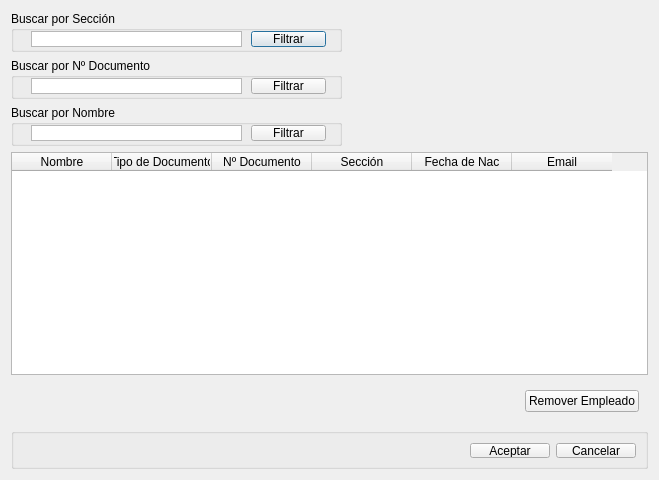
<?xml version="1.0" encoding="UTF-8"?>
<ui version="4.0">
 <class>Dialog</class>
 <widget class="QDialog" name="Dialog">
  <property name="geometry">
   <rect>
    <x>0</x>
    <y>0</y>
    <width>659</width>
    <height>480</height>
   </rect>
  </property>
  <property name="minimumSize">
   <size>
    <width>0</width>
    <height>0</height>
   </size>
  </property>
  <property name="windowTitle">
   <string>Dialog</string>
  </property>
  <layout class="QGridLayout" name="gridLayout">
   <item row="0" column="0" colspan="2">
    <widget class="QGroupBox" name="groupBox">
     <property name="minimumSize">
      <size>
       <width>331</width>
       <height>41</height>
      </size>
     </property>
     <property name="maximumSize">
      <size>
       <width>331</width>
       <height>41</height>
      </size>
     </property>
     <property name="title">
      <string>Buscar por Sección</string>
     </property>
     <widget class="QListView" name="listView">
      <property name="geometry">
       <rect>
        <x>20</x>
        <y>20</y>
        <width>211</width>
        <height>16</height>
       </rect>
      </property>
      <property name="minimumSize">
       <size>
        <width>211</width>
        <height>16</height>
       </size>
      </property>
      <property name="maximumSize">
       <size>
        <width>211</width>
        <height>16</height>
       </size>
      </property>
     </widget>
     <widget class="QPushButton" name="pushButton_FiltroSeccion">
      <property name="geometry">
       <rect>
        <x>240</x>
        <y>20</y>
        <width>75</width>
        <height>16</height>
       </rect>
      </property>
      <property name="text">
       <string>Filtrar</string>
      </property>
     </widget>
    </widget>
   </item>
   <item row="1" column="0" colspan="2">
    <widget class="QGroupBox" name="groupBox_2">
     <property name="minimumSize">
      <size>
       <width>331</width>
       <height>41</height>
      </size>
     </property>
     <property name="maximumSize">
      <size>
       <width>331</width>
       <height>41</height>
      </size>
     </property>
     <property name="title">
      <string>Buscar por Nº Documento</string>
     </property>
     <widget class="QListView" name="listView_3">
      <property name="geometry">
       <rect>
        <x>20</x>
        <y>20</y>
        <width>211</width>
        <height>16</height>
       </rect>
      </property>
      <property name="minimumSize">
       <size>
        <width>211</width>
        <height>16</height>
       </size>
      </property>
      <property name="maximumSize">
       <size>
        <width>211</width>
        <height>16</height>
       </size>
      </property>
     </widget>
     <widget class="QPushButton" name="pushButton_FiltroDocumento">
      <property name="geometry">
       <rect>
        <x>240</x>
        <y>20</y>
        <width>75</width>
        <height>16</height>
       </rect>
      </property>
      <property name="text">
       <string>Filtrar</string>
      </property>
     </widget>
    </widget>
   </item>
   <item row="2" column="0" colspan="2">
    <widget class="QGroupBox" name="groupBox_4">
     <property name="minimumSize">
      <size>
       <width>331</width>
       <height>41</height>
      </size>
     </property>
     <property name="maximumSize">
      <size>
       <width>331</width>
       <height>41</height>
      </size>
     </property>
     <property name="title">
      <string>Buscar por Nombre</string>
     </property>
     <widget class="QListView" name="listView_7">
      <property name="geometry">
       <rect>
        <x>20</x>
        <y>20</y>
        <width>211</width>
        <height>16</height>
       </rect>
      </property>
      <property name="minimumSize">
       <size>
        <width>211</width>
        <height>16</height>
       </size>
      </property>
      <property name="maximumSize">
       <size>
        <width>211</width>
        <height>16</height>
       </size>
      </property>
     </widget>
     <widget class="QPushButton" name="pushButton_FiltroNombre">
      <property name="geometry">
       <rect>
        <x>240</x>
        <y>20</y>
        <width>75</width>
        <height>16</height>
       </rect>
      </property>
      <property name="text">
       <string>Filtrar</string>
      </property>
     </widget>
    </widget>
   </item>
   <item row="3" column="0" colspan="2">
    <widget class="QTableWidget" name="tableWidget">
     <column>
      <property name="text">
       <string>Nombre</string>
      </property>
     </column>
     <column>
      <property name="text">
       <string>Tipo de Documento</string>
      </property>
     </column>
     <column>
      <property name="text">
       <string>Nº Documento</string>
      </property>
     </column>
     <column>
      <property name="text">
       <string>Sección</string>
      </property>
     </column>
     <column>
      <property name="text">
       <string>Fecha de Nac</string>
      </property>
     </column>
     <column>
      <property name="text">
       <string>Email</string>
      </property>
     </column>
    </widget>
   </item>
   <item row="4" column="0">
    <spacer name="horizontalSpacer">
     <property name="orientation">
      <enum>Qt::Horizontal</enum>
     </property>
     <property name="sizeHint" stdset="0">
      <size>
       <width>201</width>
       <height>20</height>
      </size>
     </property>
    </spacer>
   </item>
   <item row="4" column="1">
    <widget class="QWidget" name="widget" native="true">
     <property name="minimumSize">
      <size>
       <width>431</width>
       <height>41</height>
      </size>
     </property>
     <property name="maximumSize">
      <size>
       <width>431</width>
       <height>41</height>
      </size>
     </property>
     <layout class="QHBoxLayout" name="horizontalLayout">
      <item>
       <spacer name="horizontalSpacer_3">
        <property name="orientation">
         <enum>Qt::Horizontal</enum>
        </property>
        <property name="sizeHint" stdset="0">
         <size>
          <width>304</width>
          <height>20</height>
         </size>
        </property>
       </spacer>
      </item>
      <item>
       <widget class="QPushButton" name="pushButton_Remover">
        <property name="text">
         <string>Remover Empleado</string>
        </property>
       </widget>
      </item>
     </layout>
    </widget>
   </item>
   <item row="5" column="0" colspan="2">
    <widget class="QGroupBox" name="groupBoxButtonBox">
     <property name="minimumSize">
      <size>
       <width>271</width>
       <height>41</height>
      </size>
     </property>
     <property name="maximumSize">
      <size>
       <width>16777215</width>
       <height>41</height>
      </size>
     </property>
     <property name="title">
      <string/>
     </property>
     <layout class="QGridLayout" name="gridLayout_2">
      <property name="leftMargin">
       <number>9</number>
      </property>
      <property name="topMargin">
       <number>9</number>
      </property>
      <property name="rightMargin">
       <number>9</number>
      </property>
      <property name="bottomMargin">
       <number>8</number>
      </property>
      <item row="0" column="1">
       <widget class="QPushButton" name="pushButtonAceptar">
        <property name="text">
         <string>Aceptar</string>
        </property>
       </widget>
      </item>
      <item row="0" column="2">
       <widget class="QPushButton" name="pushButtonCancelar">
        <property name="text">
         <string>Cancelar</string>
        </property>
       </widget>
      </item>
      <item row="0" column="0">
       <spacer name="horizontalSpacer_2">
        <property name="orientation">
         <enum>Qt::Horizontal</enum>
        </property>
        <property name="sizeHint" stdset="0">
         <size>
          <width>40</width>
          <height>20</height>
         </size>
        </property>
       </spacer>
      </item>
     </layout>
    </widget>
   </item>
  </layout>
 </widget>
 <resources/>
 <connections/>
</ui>
